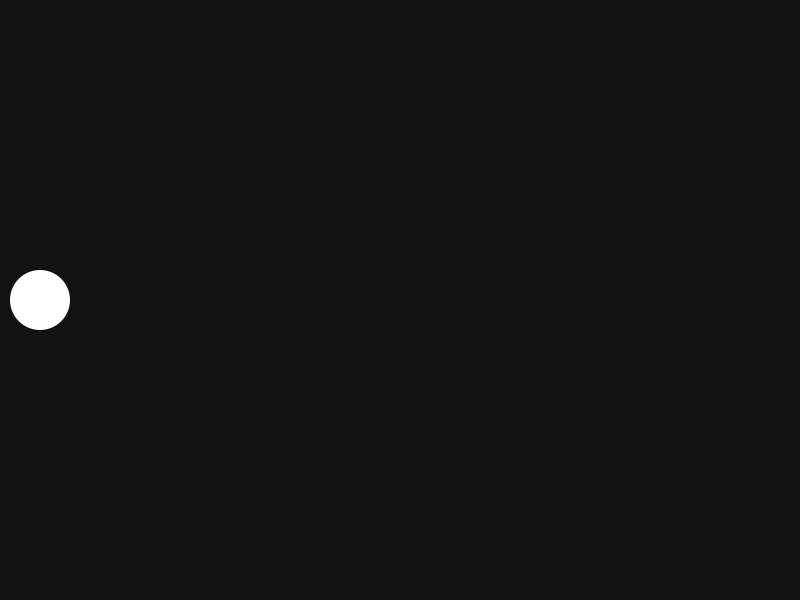
Frame 1 (no input)
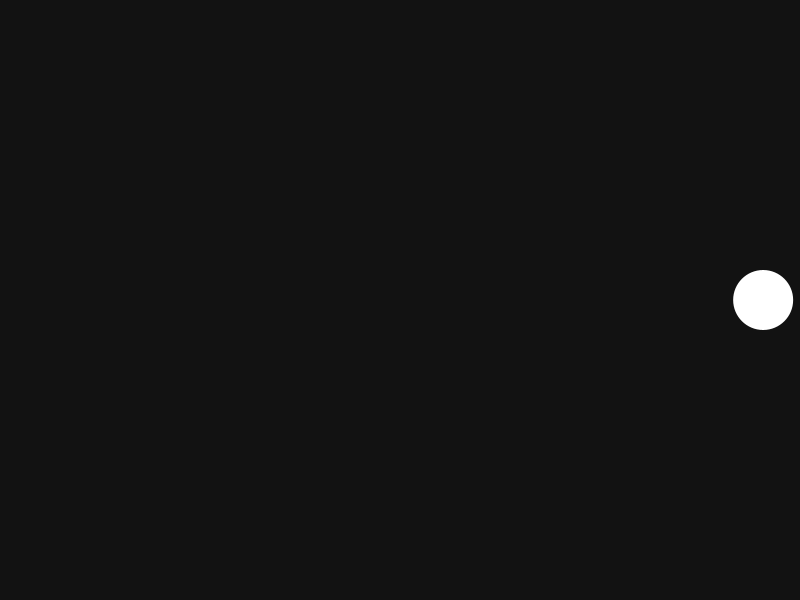
Frame 60 (the mouse pressed at the canvas centre just before this capture)
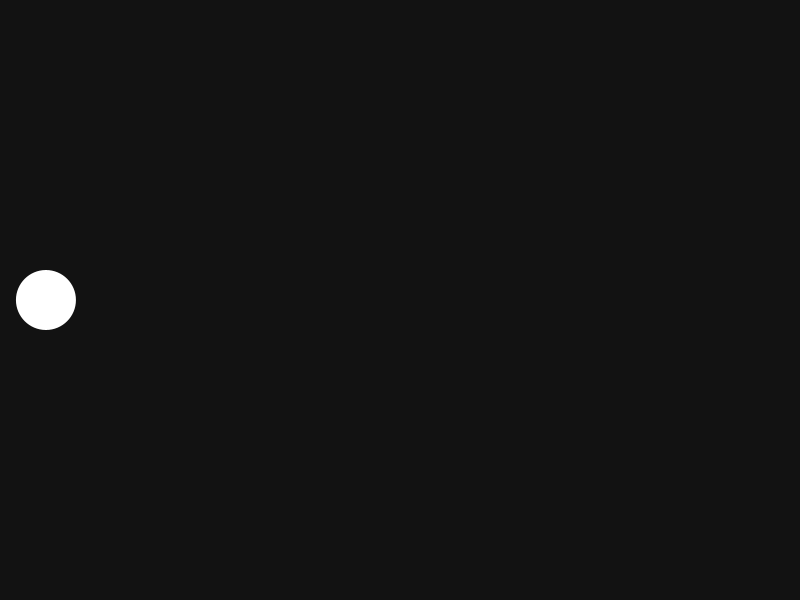
Frame 120 (the mouse held since frame 60 and released just before this capture)

The Processing sketch that drew these frames (run headless with seeded random() and noise(); from frame 60 on, the mouse is pressed at the canvas centre):

// Processing sketch: spring_15_04_22
// ── spring_15_04_22.pde
float x, y;

float easing;

float radius;

float dir;

void setup() {
  size(800, 600);
  easing = 0.05;
  radius = 30;
  dir = 1;
  x = 0;
  noStroke();
  ellipseMode(RADIUS);
}

void draw() {
  background(#121212);
  
  // Move ball forward
  if (dir > 0)
    x += (width - x) * easing;
  // Move ball backward
  else if (dir < 0) 
    x += x * easing;  
    
  if (x >= width - 30 || x <= 30){
    dir *= -1;
    easing *= dir;
  }
  
  fill(255);
  ellipse(x,height/2,radius,radius);
  
}
